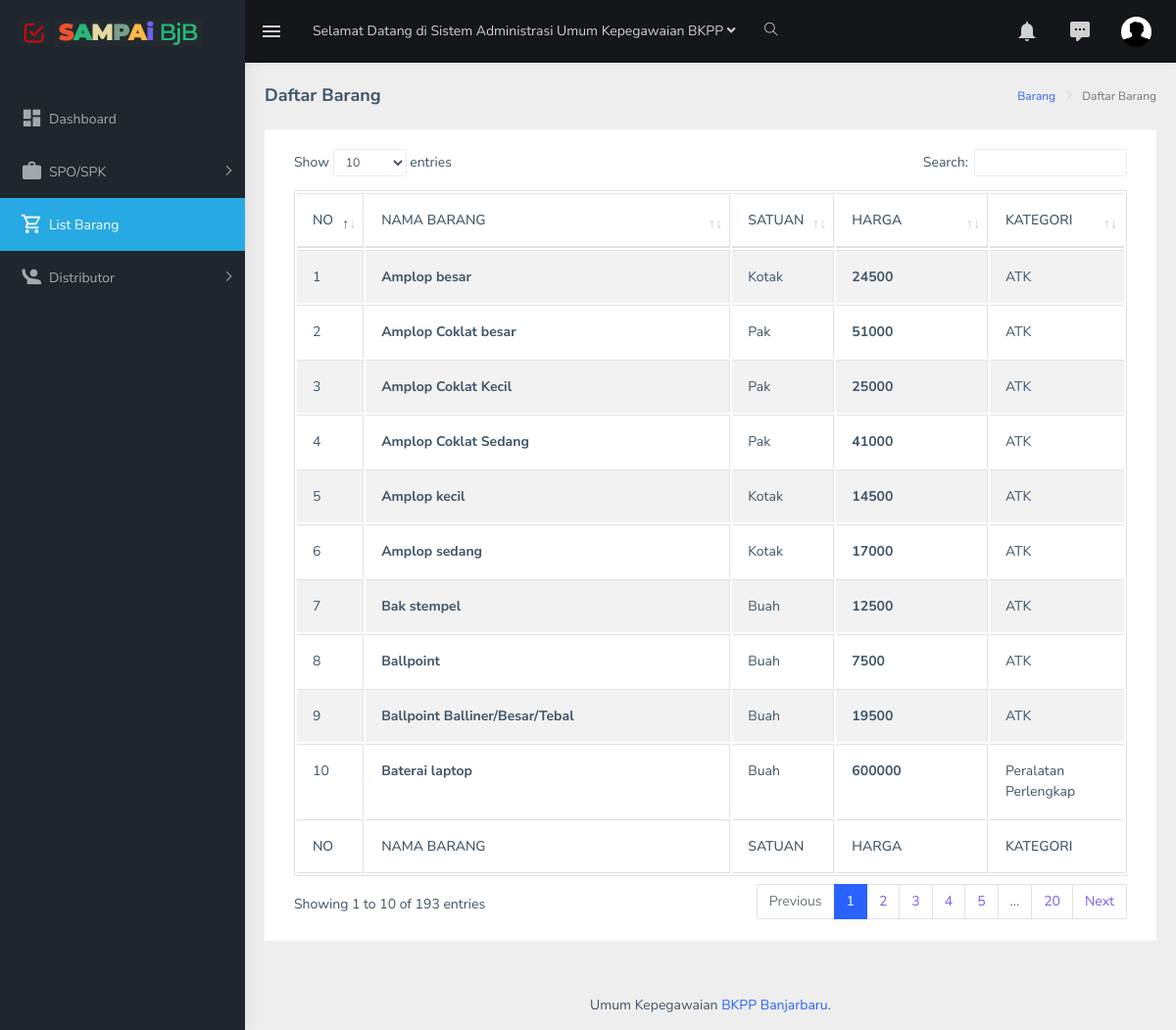
The app's page /Daftar-Barang.php (signed in) with its own data.
### tables this page shows
CREATE TABLE `users` (
  `id` int(10) NOT NULL auto_increment,
  `nama` varchar(30) NOT NULL,
  `pswd` varchar(1000) NOT NULL,
  `email` varchar(40) NOT NULL,
  `pertanyaan` varchar(1000) NOT NULL,
  `jawaban` varchar(1000) NOT NULL,
  `key_forgot` varchar(1000) NOT NULL,
  `lokasi_ad` varchar(200) NOT NULL,
  `kategori` varchar(20) NOT NULL,
  `id_skpd` varchar(15) NOT NULL,
  `tgl` varchar(30) NOT NULL,
  PRIMARY KEY  (`id`),
  UNIQUE KEY `email` (`email`)
);

CREATE TABLE `barang` (
  `id_barang` int(6) NOT NULL auto_increment,
  `nama_barang` varchar(500) NOT NULL,
  `satuan` varchar(50) NOT NULL,
  `harga` varchar(10) NOT NULL,
  `kategori` varchar(20) NOT NULL,
  PRIMARY KEY  (`id_barang`)
);

### assets/include/session-sub-bidang.php (called while the page is built, shortened)
<?php
include "koneksi.php";
if (isset($_SESSION['session_login_by_id'])){
	$user_id = $_SESSION['session_login_by_id'];
	$sql = "select * from users where id='$user_id'";
	$sql_01 = mysqli_query ($conn, $sql);
	$data = mysqli_fetch_array($sql_01);
	$lokasi_pict 	= $data['lokasi_ad'];
}
else{
			header("location:Login");
	exit();
}
?>

### Daftar-Barang.php (the view, shortened to what this page needs)
<?PHP
include "assets/include/session-sub-bidang.php";
include "assets/include/koneksi.php";
?><!DOCTYPE html>
<html dir="ltr" lang="en">
<head>
    <link href="assets/libs/flot/css/float-chart.css" rel="stylesheet">
	<link rel="stylesheet" type="text/css" href="assets/extra-libs/multicheck/multicheck.css">
    <link href="assets/libs/datatables.net-bs4/css/dataTables.bootstrap4.css" rel="stylesheet">
    <link href="dist/css/style.min.css" rel="stylesheet">
</head>
<body>
    <div id="main-wrapper">
       <?php include "pages/header.php";?>
       <?php include "pages/sidebar-admin-sub-bidang.php";?>
        <div class="page-wrapper">
             <div class="page-breadcrumb">
                <div class="row">
                    <div class="col-12 d-flex no-block align-items-center">
                        <h4 class="page-title">Daftar Barang</h4>
                        <div class="ml-auto text-right">
                            <nav aria-label="breadcrumb">
                                <ol class="breadcrumb">
                                    <li class="breadcrumb-item"><a href="#">Barang</a></li>
                                    <li class="breadcrumb-item active" aria-current="page">Daftar Barang</li>
                                </ol>
                            </nav>
                        </div>
                    </div>
                </div>
            </div>
            <div class="container-fluid">
                  <div class="card">
                            <div class="card-body">
                                <div class="table-responsive">
                                    <table id="zero_config" class="table table-striped table-bordered">
                                        <thead>
                                            <tr>
                                                <th width="3%">NO</th>
                                                <th width="50%">NAMA BARANG </th>
                                                <th width="10%">SATUAN</th>
												<th width="20%">HARGA </th>
												<th width="17%">KATEGORI</th>
											</tr>
                                        </thead>
                                        <tbody>
										<?
				 	$i 			= 1;
              	 	$jml_data1 	= "SELECT * FROM BARANG order by nama_barang ";
					$query		= mysqli_query($conn, $jml_data1);
        			while($data = mysqli_fetch_array($query))
					{
					$nama_barang 	= $data['nama_barang'];
					$satuan		 	= $data['satuan'];
					$harga		 	= $data['harga'];
					$kategori		= $data['kategori'];
					?>
				 <tr>
                                                <td><?php echo $i ?></td>
                                                <td><strong><?php echo $nama_barang; ?></strong></td>
												<td> <?php echo $satuan; ?></a></td>
												    <td><strong><?php echo $harga; ?></strong></td>
												<td> <?php echo $kategori; ?></a></td>
									      </tr>
				 <?php
       			 $i++;
        			}
    			?>
                                        </tbody>
                                        <tfoot><tr>
                                             <th width="3%">NO</th>
                                                <th width="50%">NAMA BARANG </th>
                                                <th width="10%">SATUAN</th>
												<th width="20%">HARGA </th>
												<th width="17%">KATEGORI</th>
												</tr>
                                        </tfoot>
                                    </table>
                                </div>
                            </div>
                        </div>
            </div>
            <?php include "pages/footer.php"; ?>
        </div>
    </div>
</body>
</html>

### pages/header.php (shortened to what this page needs)
<header class="topbar" data-navbarbg="skin5">
           <nav class="navbar top-navbar navbar-expand-md navbar-dark">
               <div class="navbar-header" data-logobg="skin5">
                   <a class="navbar-brand" href="html/ltr/index.html">
                       <b class="logo-icon p-l-10">
                           <img src="assets/images/logo-icon.png" alt="homepage" class="light-logo" />                        </b>
                       <span class="logo-text">
                            <img src="assets/images/logo-text.png" alt="homepage" class="light-logo" />                        </span>
                   </a>
                   </div>
               <div class="navbar-collapse collapse" id="navbarSupportedContent" data-navbarbg="skin5">
                   <ul class="navbar-nav float-left mr-auto">
                       <li class="nav-item d-none d-md-block"><a class="nav-link sidebartoggler waves-effect waves-light" href="javascript:void(0)" data-sidebartype="mini-sidebar"><i class="mdi mdi-menu font-24"></i></a></li>
                       <li class="nav-item dropdown">
                           <a class="nav-link dropdown-toggle" href="#" id="navbarDropdown" role="button" data-toggle="dropdown" aria-haspopup="true" aria-expanded="false">
                           <?php include "title-2.php";?>
                       </li>
                       <li class="nav-item search-box"> <a class="nav-link waves-effect waves-dark" href="javascript:void(0)"><i class="ti-search"></i></a>
                       </li>
                   </ul>
                   <ul class="navbar-nav float-right">
                       <li class="nav-item dropdown">
                           <a class="nav-link dropdown-toggle waves-effect waves-dark" href="" data-toggle="dropdown" aria-haspopup="true" aria-expanded="false"> <i class="mdi mdi-bell font-24"></i>                            </a>
                       </li>
                       <li class="nav-item dropdown">
                           <a class="nav-link dropdown-toggle waves-effect waves-dark" href="" id="2" data-toggle="dropdown" aria-haspopup="true" aria-expanded="false"> <i class="font-24 mdi mdi-comment-processing"></i>                            </a>
                       </li>
                       <li class="nav-item dropdown">
                           <a class="nav-link dropdown-toggle text-muted waves-effect waves-dark pro-pic" href="" data-toggle="dropdown" aria-haspopup="true" aria-expanded="false"><img src="assets/include/<?php echo $lokasi_pict; ?>" alt="user" class="rounded-circle" width="31" height="31"></a>
                       </li>
                   </ul>
               </div>
           </nav>
       </header>

### records on screen
users: lokasi_ad (picture)
barang: nama_barang "Amplop besar", satuan "Kotak", harga "24500", kategori "ATK"
barang: nama_barang "Amplop Coklat besar", satuan "Pak", harga "51000", kategori "ATK"
barang: nama_barang "Amplop Coklat Kecil", satuan "Pak", harga "25000", kategori "ATK"
barang: nama_barang "Amplop Coklat Sedang", satuan "Pak", harga "41000", kategori "ATK"
barang: nama_barang "Amplop kecil", satuan "Kotak", harga "14500", kategori "ATK"
barang: nama_barang "Amplop sedang", satuan "Kotak", harga "17000", kategori "ATK"
barang: nama_barang "Bak stempel", satuan "Buah", harga "12500", kategori "ATK"
barang: nama_barang "Ballpoint", satuan "Buah", harga "7500", kategori "ATK"
barang: nama_barang "Ballpoint Balliner/Besar/Tebal", satuan "Buah", harga "19500", kategori "ATK"
barang: nama_barang "Baterai laptop", satuan "Buah", harga "600000", kategori "Peralatan Perlengkap"
